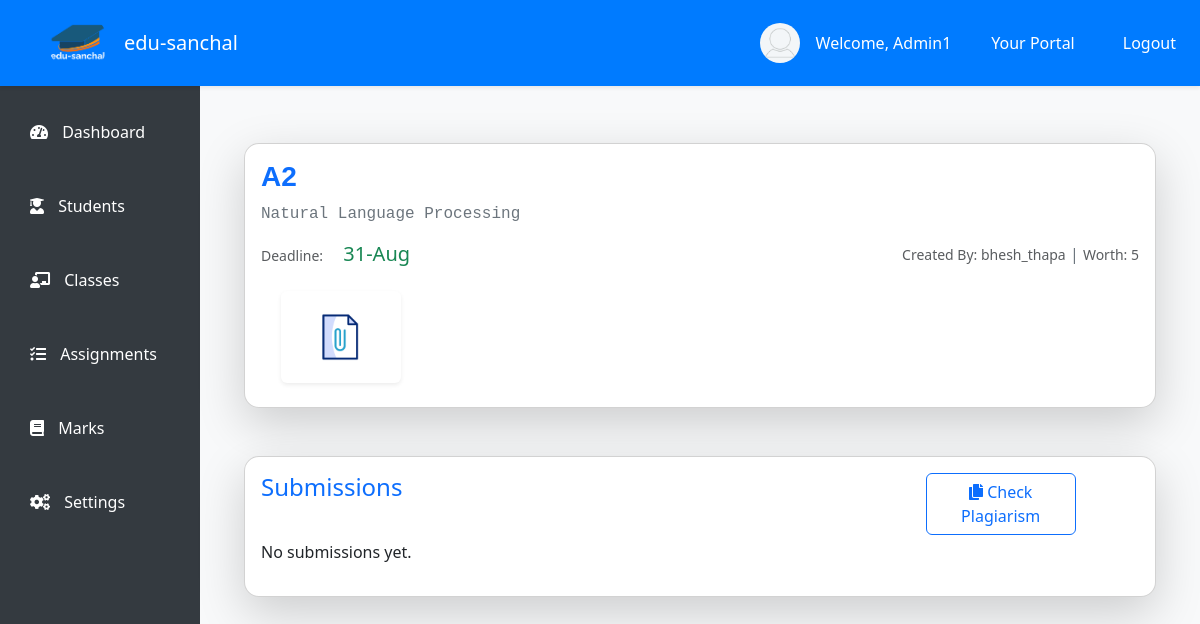
The page /staff/assignments/32/submissions/ (signed in) on the database as committed earlier.
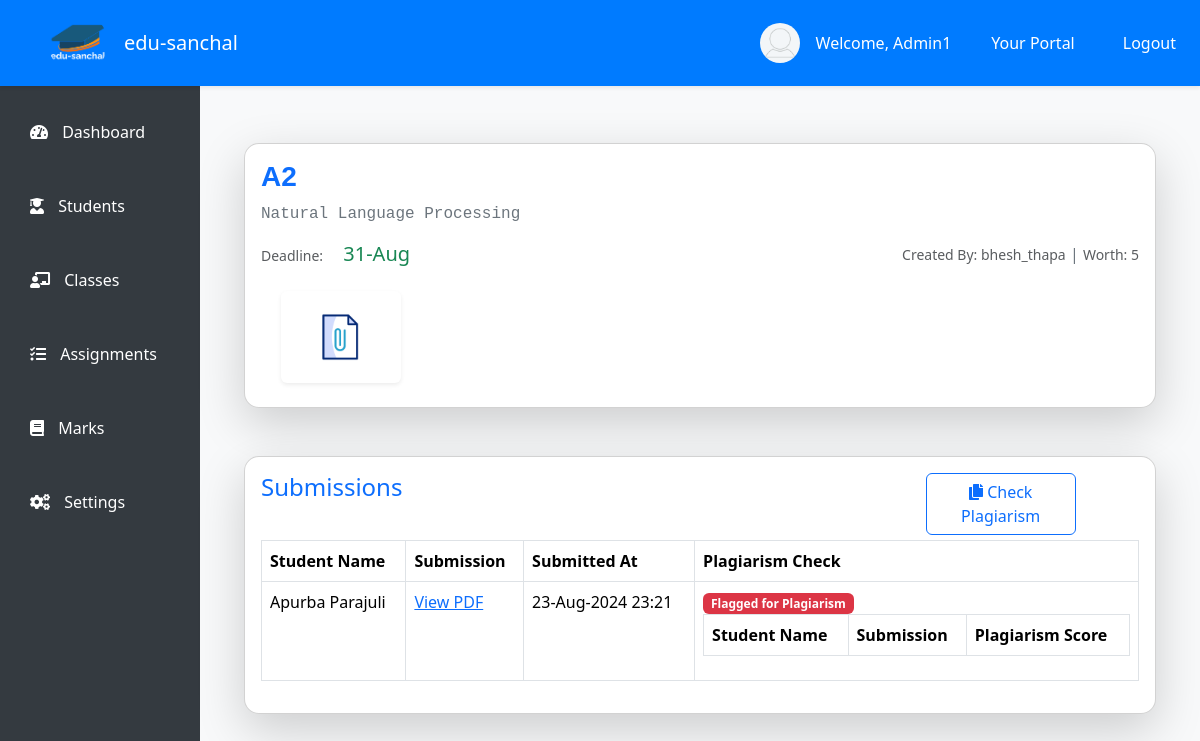
The same page on the database as committed later.
### student/models.py (models this page shows, shortened)
class AssignmentFile(models.Model):
    file = models.FileField(upload_to='files/assignments/')
    uploaded_at = models.DateTimeField(auto_now_add=True)

class Submission(models.Model):
    assignment = models.ForeignKey(Assignment, on_delete=models.CASCADE, related_name='submissions')
    student = models.ForeignKey(User, on_delete=models.CASCADE, related_name='submissions')
    file = models.FileField(upload_to='files/submissions/')
    text = models.TextField(null=True, blank=True)
    submitted_at = models.DateTimeField(auto_now_add=True)
    is_checked = models.BooleanField(default=False)
    is_submitted = models.BooleanField(default=False)
    plagiarism_result = models.ManyToManyField('Plagiarism', blank=True)

class User(AbstractUser):
    user_id = models.CharField(max_length=15, unique=True, editable=False)
    address = models.CharField(max_length=150, null=True, blank=False)
    contact_number = models.CharField(max_length=20, blank=True, null=True)
    date_of_birth = models.DateField(null=True, blank=True)
    gender = models.CharField(max_length=1, choices=[('M', 'Male'), ('F', 'Female'), ('O', 'Other')])
    is_staff = models.BooleanField(default=False)
    is_student = models.BooleanField(default=False)
    def __str__(self):
        return self.username

### student/views.py (the view)
# urls.py: path('staff/assignments/<pk>/submissions/', views.submission_view, name='submission_view'),
@login_required
def submission_view(request, pk):
    user = request.user
    if user.is_staff:
        assignment = get_object_or_404(Assignment, pk=pk)
        submissions = Submission.objects.filter(assignment=assignment)
        assignment_file = assignment.research_files.all()
        return render(request, 'staff/submission_view.html', {
            'assignment': assignment,
            'submissions': submissions,
            'assignment_file': assignment_file
        })
    else:
        return HttpResponse("You are not authorized!")

### student/models.py (called while the page is built)
    def __str__(self):
        return self.course_name

### templates/staff/submission_view.html (shortened to what the changed rows need)
<!DOCTYPE html>
{% extends 'staff/index.html' %}
{% load static %}
{% block submission_view %}
<div class="container mt-5">
    <div class="row">
        <div class="col-md-12">
            <div class="card shadow-lg" style="border-radius: 15px;">
                <div class="card-body">
                    {% if assignment_file %}
                    <div class="container row">
                        <div class="col-12 d-flex justify-content-start align-items-center flex-wrap">
                            {% for file in assignment_file %}
                            <div class="card text-center m-2 shadow-sm" style="width: 120px; border: none;">
                                <div class="card-body">
                                    <a href="{{ file.file.url }}" target="_blank" class="text-decoration-none" data-bs-toggle="tooltip" data-bs-placement="top" title="View Document">
                                        <img src="{% static 'images/logo/document_icon.gif' %}" alt="Document" style="width: 60px; height: auto;">
                                    </a>
                                </div>
                            </div>
                            {% endfor %}
                        </div>
                    </div>
                    {% endif %}
                </div>
            </div>
        </div>
    </div>
    <div class="row mt-5">
        <div class="col-md-12">
            <div class="card shadow-lg" style="border-radius: 15px;">
                <div class="card-body">
                    <div class="row">
                        <h4 class="col-9 card-title text-primary">Submissions</h4>
                        <a href="{% url 'students:check_plagiarism' pk=assignment.pk %}" class="col-2 btn btn-outline-primary" style="margin-bottom: 5px;"><i class="fas fa-copy"></i> Check Plagiarism</a>
                    </div>
                    {% if submissions %}
                    <table class="table table-bordered">
                        <thead>
                            <tr>
                                <th scope="col">Student Name</th>
                                <th scope="col">Submission</th>
                                <th scope="col">Submitted At</th>
                                <th scope="col">Plagiarism Check</th>
                            </tr>
                        </thead>
                        <tbody>
                            {% for submission in submissions %}
                            <tr>
                                <td>{{ submission.student.first_name }} {{ submission.student.last_name }}</td>
                                <td>
                                        <a href="{{ submission.file.url }}" target="_blank">View PDF</a>
                                </td>
                                <td>{{ submission.submitted_at|date:"d-M-Y H:i" }}</td>
                                <td>
                                    {% if submission.is_checked %}
                                        <span class="badge bg-danger">Flagged for Plagiarism</span>
                                        <div>
                                            <table class="table table-bordered">
                                                <thead>
                                                    <tr>
                                                        <th scope="col">Student Name</th>
                                                        <th scope="col">Submission</th>
                                                        <th scope="col">Plagiarism Score</th>
                                                    </tr>
                                                </thead>
                                            </table>
                                        </div>
                                    {% else %}
                                        <span class="badge bg-success">No Issues</span>
                                    {% endif %}
                                </td>
                            </tr>
                            {% endfor %}
                        </tbody>
                    </table>
                    {% else %}
                    <p>No submissions yet.</p>
                    {% endif %}
                </div>
            </div>
        </div>
    </div>
</div>
{% endblock %}

Rows that differ between the two databases and show on the page:
added Submission: student.first_name "Apurba", student.last_name "Parajuli", submitted_at "23-Aug-2024 23:21", is_checked "Flagged for Plagiarism"
Other text that changed with them:
text no longer shown: "No submissions yet."
text now shown: "Student Name Submission Submitted At Plagiarism Check"
